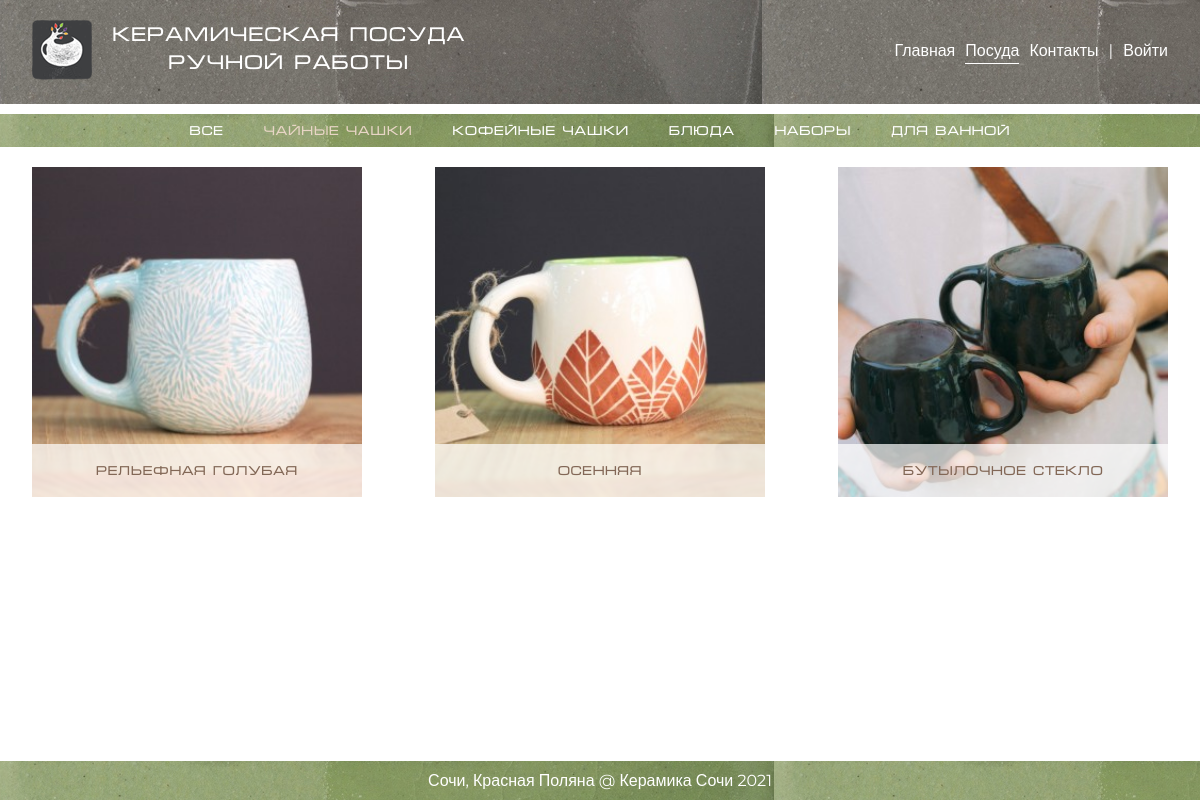
The app's page /products/category_1/, older data.
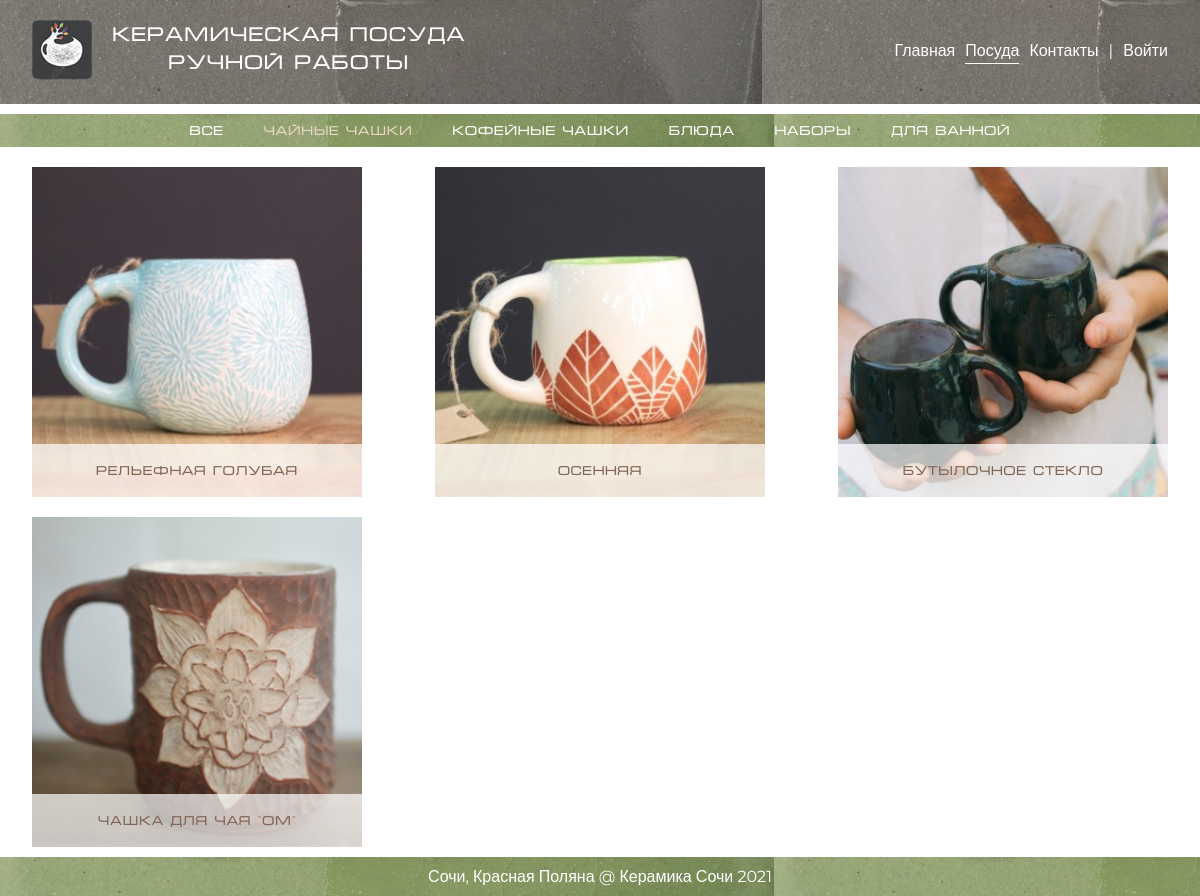
The same page, newer data.
### mainapp/models.py (models this page shows, shortened)
class ProductCategory(models.Model):
    name = models.CharField(verbose_name='имя категории', max_length=64)
    description = models.TextField(verbose_name='описание категории', blank=True)
    is_active = models.BooleanField(verbose_name='активная', default=1)
    @property
    def url(self):
        return reverse('mainapp:products:category', kwargs={'pk': self.id})

class Product(models.Model):
    category = models.ForeignKey(ProductCategory, on_delete=models.CASCADE, verbose_name='категория')
    name = models.CharField(verbose_name='имя продукта', max_length=128)
    description = models.TextField(verbose_name='описание продукта', blank=True)
    price = models.DecimalField(verbose_name='цена продукта', max_digits=8, decimal_places=2, default=0)
    quantity = models.PositiveSmallIntegerField(verbose_name='количество', default=1)
    image = models.ImageField(upload_to='products_images', blank=True)
    is_active = models.BooleanField(verbose_name='активная', default=1)
    @property
    def url(self):
        return reverse('mainapp:products:product', kwargs={'pk': self.id})
    @property
    def image_or_default(self):
        return self.image.url if self.image else static('img/default.png')

### mainapp/views.py (the view)
# urls.py: path('products/', adminapp.products, name='products'),
def products(request, pk):
    categories = ProductCategory.objects.filter(is_active=True).order_by('pk')
    if pk:
        category = get_object_or_404(ProductCategory, id=pk)
        products = category.product_set.filter(is_active=True).order_by('pk')
    else:
        products = Product.objects.filter(is_active=True).order_by('-pk').all()
    products_paginator = pagination(request, products)
    context = {
        'page_title': 'посуда',
        'categories': categories,
        'products': products_paginator,
        'category_id': pk,
        'hot_product': None,
        'main_path': main_path(request),
        'basket': get_basket(request)
    }
    return render(request, 'mainapp/products.html', context)

### mainapp/views.py (called while the page is built)
def pagination(request, objects):
    paginator = Paginator(objects, 6)
    page = request.GET['page'] if 'page' in request.GET else 1
    try:
        objects_paginator = paginator.page(page)
    except PageNotAnInteger:
        objects_paginator = paginator.page(1)
    except EmptyPage:
        objects_paginator = paginator.page(paginator.num_pages)
    return objects_paginator

def get_basket(request):
    return request.user.is_authenticated and request.user.basket.all() or []

def main_path(request):
    return ':'.join(request.resolver_match.namespaces) + ':' + request.resolver_match.url_name

### mainapp/templates/mainapp/products.html (shortened to what this page needs)
{% extends 'mainapp/base.html' %}
{% load static %}
{% block products_menu %}
    {% include 'mainapp/includes/inc__categories_menu.html' %}
{% endblock %}
{% block content %}
    <div class="products-container">
        {% for product in products %}
            <div class="item-container pointer" style="background-image: url('{{ product.image_or_default }}')"
                 onclick="document.location='{{ product.url }}'">
                <div class="title">
                    {{ product.name }}
                </div>
            </div>
        {% endfor %}
    </div>
{% endblock %}

### mainapp/templates/mainapp/includes/inc__categories_menu.html
    <div class="products-menu">
        <div class="inner-container">
            <div class="item {% if category_id == 0 %}active{% endif %}" onclick="document.location='{% url 'mainapp:products:category' 0 %}'">Все</div>
            {% for category in categories %}
                <div class="item {% if category_id == category.id  %}active{% endif %}" onclick="document.location='{{ category.url }}'">{{ category.name }}</div>
            {% endfor %}
        </div>
    </div>

Row changes from the older to the newer data that the page shows:
added Product: image_or_default (picture), name "Чашка для чая \"Ом\""
